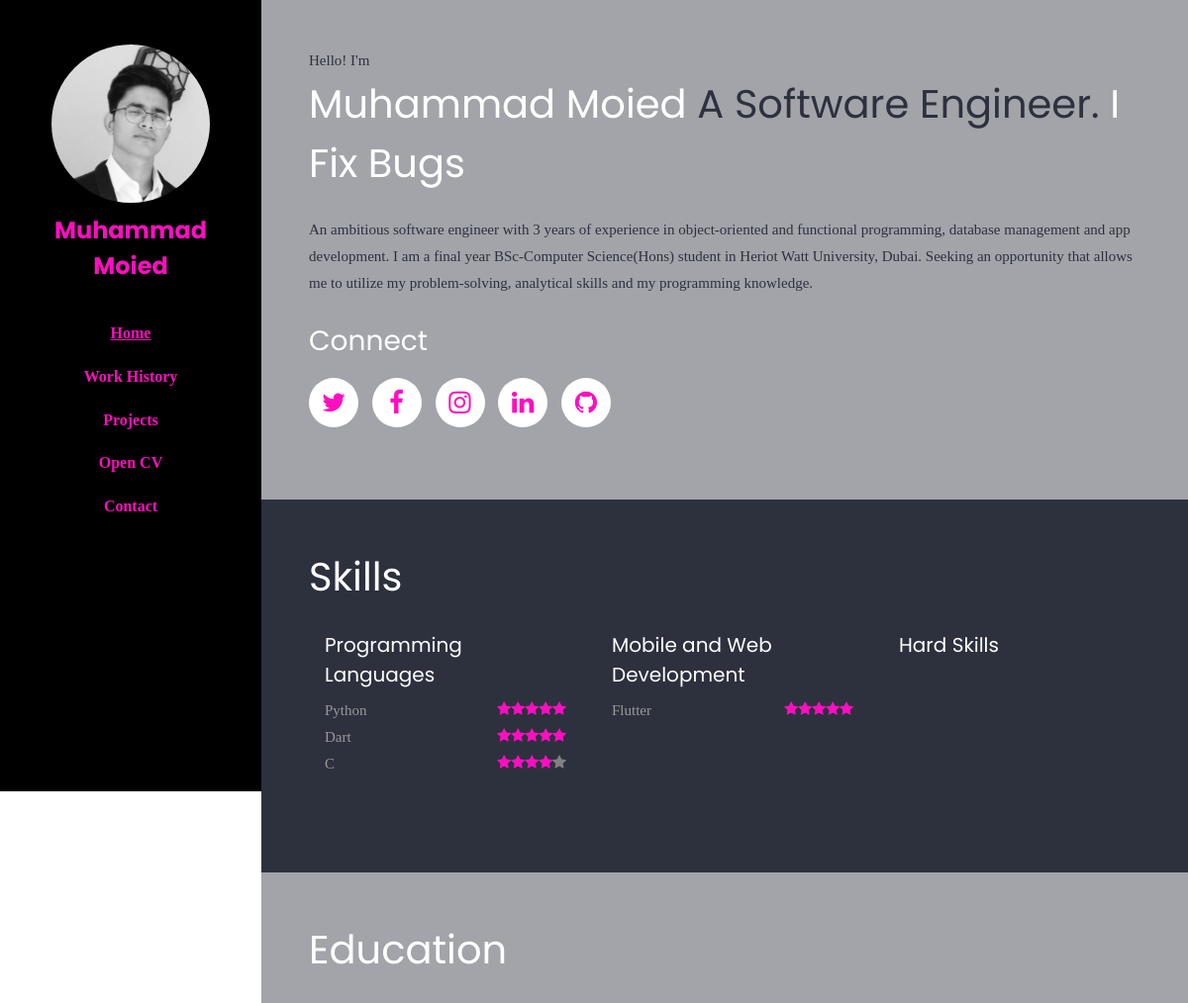
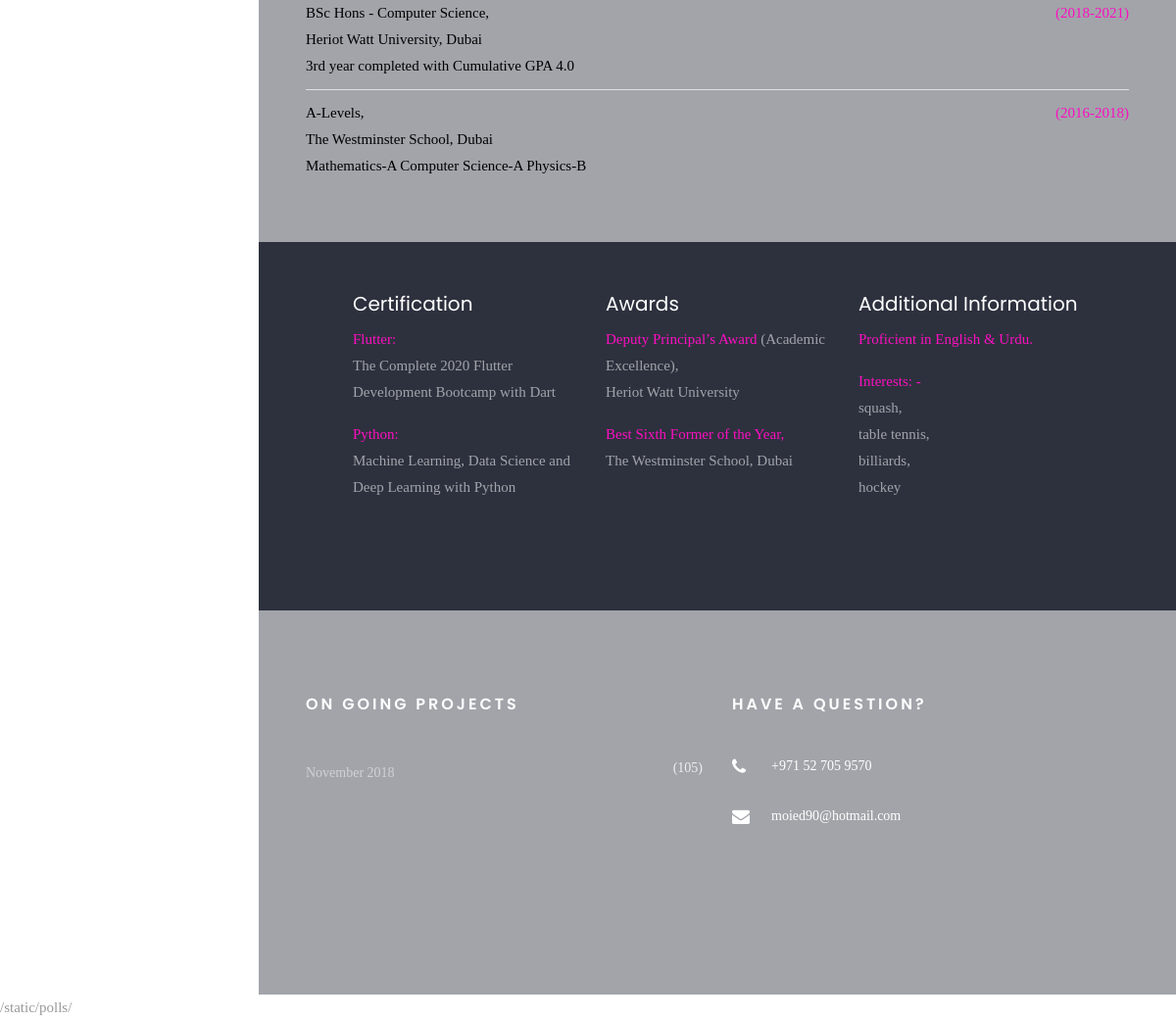
The page / on the database its author committed (2 pictures, top to bottom).
### polls/models.py (models this page shows, shortened)
class skills(models.Model):
    level = models.IntegerField(default=0)
    description = models.CharField(max_length=2000)
    type = models.CharField(
        max_length=40,
        choices=Type.choices , # Cho# ices is a list of Tuple
        default=Type.lang
    )

### polls/views.py (the view)
def index(request):
    work1 = skills.objects.order_by('-level')
    return render(request, 'polls/index.html', {'skills':work1})

### polls/views.py (called while the page is built)
@register.filter
def get_range(value):
    return range(int(value))

@register.filter
def get_rangeq(value):
    return range(5-int(value))

### polls/templates/polls/index.html (shortened to what this page needs)
<!DOCTYPE html>
<html lang="en">
  <head>
	    {% load static %}
    <link rel="stylesheet" href=" {% static 'polls/css/open-iconic-bootstrap.min.css' %} ">
    <link rel="stylesheet" href="{% static 'polls/css/animate.css' %}">
    <link rel="stylesheet" href="{% static 'polls/css/owl.carousel.min.css' %}">
    <link rel="stylesheet" href="{% static 'polls/css/owl.theme.default.min.css' %}">
    <link rel="stylesheet" href="{% static 'polls/css/magnific-popup.css' %}">
    <link rel="stylesheet" href="{% static 'polls/css/aos.css' %}">
    <link rel="stylesheet" href="{% static 'polls/css/ionicons.min.css' %}">
    <link rel="stylesheet" href="{% static 'polls/css/bootstrap-datepicker.css' %}">
    <link rel="stylesheet" href="{% static 'polls/css/jquery.timepicker.css' %}">
    <link rel="stylesheet" href="{% static 'polls/css/icomoon.css' %}">
    <link rel="stylesheet" href="{% static 'polls/css/style.css' %}">
  </head>
  <body>
	<div id="colorlib-page">
		<aside id="colorlib-aside" role="complementary" class="js-fullheight text-center" style="background-color: black;		">
			<h1 id="colorlib-logo"><a href="{% url 'polls:index' %}"><span class="img" style="background-image: url(../../static/polls/images/author-2.jpg);"></span><div style="color: #fc0fc0">Muhammad Moied</div></a></h1>
			<nav id="colorlib-main-menu" role="navigation">
				<ul >
					<li class="colorlib-active"><a href="{% url 'polls:index' %}" style="color: #fc0fc0;text-decoration: underline; ">Home</a></li>
					<li ><a href="{% url 'polls:work' %}" style="color: #fc0fc0">Work History</a></li>
					<li><a href="{% url 'polls:project' %}" style="color: #fc0fc0">Projects</a></li>
					<li><a href="{% static 'polls/Muhammad Moied.pdf' %}" target="_blank"style="color: #fc0fc0" >Open CV</a></li>
					<li><a href="#bottom" style="color: #fc0fc0">Contact</a></li>
				</ul>
			</nav>
		</aside>
		<div id="colorlib-main">
			<section class="ftco-section-no-padding">
				<div class=" text p-3 p-md-5" style="background-color: #A2A4AA;">
							<div class="desc">
								<span class="subheading" style="color: #2D313E">Hello! I'm</span>
								<h1 class="mb-4"><span style="color: white;">Muhammad Moied</span> <span style="color: #2D313E">A Software Engineer.</span> <span  style="color: white">I Fix Bugs</span></h1>
								<p class="mb-4" style="color: #2D313E;font-weight:lighter">An ambitious software engineer with 3 years of experience in object-oriented and functional programming, database
									management and app development. I am a final year BSc-Computer Science(Hons) student in
									Heriot Watt University, Dubai. Seeking an opportunity that allows me to utilize my problem-solving, analytical
									skills and my programming knowledge.</p>
								<h3 class="signature h3" style="color: white">Connect</h3>
								<ul class="ftco-social mt-3">
		              <li class="ftco-animate"><a href="#"><span class="icon-twitter" style="color: #fc0fc0"></span></a></li>
		              <li class="ftco-animate"><a href="#"><span class="icon-facebook"style="color: #fc0fc0"></span></a></li>
		              <li class="ftco-animate"><a href="#"><span class="icon-instagram"style="color: #fc0fc0"></span></a></li>
					  <li class="ftco-animate"><a href="#"><span class="icon-linkedin"style="color: #fc0fc0"></span></a></li>
					  <li class="ftco-animate"><a href="#"><span class="icon-github"style="color: #fc0fc0"></span></a></li>
		            </ul>
	            </div>
						</div>
				<div class=" text p-3 p-md-5" style="background-color: #2D313E;">
							<div class="desc">
								<h1 class="mb-4"><span style="color: white;">Skills</span></h1>
								{% if skills %}
									<div class="row mb-5" >
										<div class="col-md" style=" margin-left: 1rem;" >
										<h5 class="signature h-5" style="color: white">Programming Languages</h5>
										{% for skill in skills%}
											{% if skill.type == 'Language' %}
											{{skill.description}}
											{% for star in skill.level|get_rangeq %}
											 <div class="ftco-animate" style="float: right"><span class="icon-star"style="color: grey"></span></div>
											{% endfor %}
											{% for star in skill.level|get_range %}
											 <div class="ftco-animate" style="float: right"><span class="icon-star"style="color: #fc0fc0"></span></div>
											{% endfor %}
											<br>
											{% endif %}
										{% endfor %}
										</div>
										<div class="col-md" style=" margin-left: 1rem;" >
										<h3 class="signature h5" style="color: white">Mobile and Web Development</h3>
											{% for skill in skills%}
											{% if skill.type == 'Web/ Framework / App' %}
											{{skill.description}}
											{% for star in skill.level|get_range %}
											 <div class="ftco-animate" style="float: right"><span class="icon-star"style="color: #fc0fc0"></span></div>
											{% endfor %}
											<br>
											{% endif %}
										{% endfor %}
										</div>
										<div class="col-md" style=" margin-left: 1rem; ">
											<h3 class="signature h5" style="color: white">Hard Skills</h3>
										</div>
									</div>
								{% else %}
						<p>No skills are available.</p>
					{% endif %}
	            </div>
				</div>
				<div class=" text p-3 p-md-5" style="background-color: #A2A4AA;">
							<div class="desc">
								<h1 class="mb-4"><span style="color: white;">Education</span></h1>
<ul class="list-unstyled categories">
	              	<li><a href="#">BSc Hons - Computer Science,
											<br>
											Heriot Watt University, Dubai
						<br>3rd year completed with Cumulative GPA 4.0<span style="color:#fc0fc0;">(2018-2021)</span></a></li>
	              	<li><a href="#">	A-Levels,
											<br>
											The Westminster School, Dubai<br>Mathematics-A Computer Science-A Physics-B <span style="color:#fc0fc0;">(2016-2018)</span></a></li>
	              </ul>
	            </div>
				</div>
				<div class=" text p-3 p-md-5" style="background-color: #2D313E;">
							<div class="desc">
								 <div class="container px-md-5">
								<div class="row mb-5" >
								  <div class="col-md">
									 <h3 class="signature h5" style="color: white">Certification</h3>
									  <p style="color:#A2A4AA "><span style="color:#fc0fc0 ">Flutter:</span> <br>The Complete 2020 Flutter Development Bootcamp with Dart </p>
									  <p style="color:#A2A4AA "><span style="color:#fc0fc0 ">Python:</span>  <br>Machine Learning, Data Science and Deep Learning with Python  </p>
								  </div>
									<div class="col-md">
										<h3 class="signature h5" style="color: white">Awards</h3>
										<p style="color:#A2A4AA "><span style="color:#fc0fc0 ">Deputy Principal’s Award</span> (Academic Excellence), <br>Heriot Watt University</p>
										<p style="color:#A2A4AA "><span style="color:#fc0fc0 ">Best Sixth Former of the Year,</span> <br>The Westminster School, Dubai</p>
								  </div>
									<div class="col-md">
										<h3 class="signature h5" style="color: white">Additional Information</h3>
										<p style="color:#A2A4AA "> <span style="color:#fc0fc0 ">Proficient in English & Urdu.</span></p>
										<p style="color:#A2A4AA "> <span style="color:#fc0fc0 ">Interests: -</span> <br>squash, <br>table tennis,<br>billiards, <br>hockey</p>
								  </div>
								</div>
								</div>
	            </div>
				</div>
			</section>
	    <footer class="ftco-footer ftco-bg-dark ftco-section" id="bottom" style="background-color:#A2A4AA;">
	      <div class="container px-md-5">
	        <div class="row mb-5" >
	          <div class="col-md">
	             <div class="ftco-footer-widget mb-4">
	              <h2 class="ftco-heading-2">On Going Projects</h2>
	              <ul class="list-unstyled categories">
	              	<li><a href="#">November 2018 <span>(105)</span></a></li>
	              </ul>
	            </div>
	          </div>
	          <div class="col-md">
	            <div class="ftco-footer-widget mb-4">
	            	<h2 class="ftco-heading-2">Have a Question?</h2>
	            	<div class="block-23 mb-3">
		              <ul>
					<li><a href="#"><span class="icon icon-phone"></span><span class="text">+971 52 705 9570</span></a></li>
		                <li><a href="#"><span class="icon icon-envelope"></span><span class="text">moied90@hotmail.com</span></a></li>
		              </ul>
		            </div>
	            </div>
	          </div>
	        </div>
	        <div class="row">
	          <div class="col-md-12">
    </div>
	        </div>
	      </div>
	    </footer>
		</div>
	</div>
{% static 'polls/' %}
  </body>
</html>

### polls/static/polls/css/icomoon.css (style rules this page uses)
[class^="icon-"], [class*=" icon-"] { font-family: 'icomoon' !important; speak: none; font-style: normal; font-weight: normal; font-variant: normal; text-transform: none; line-height: 1; -webkit-font-smoothing: antialiased; -moz-osx-font-smoothing: grayscale; }
.icon-star:before { content: "\f005"; }
.icon-phone:before { content: "\f095"; }
.icon-twitter:before { content: "\f099"; }
.icon-facebook:before { content: "\f09a"; }
.icon-github:before { content: "\f09b"; }
.icon-envelope:before { content: "\f0e0"; }
.icon-linkedin:before { content: "\f0e1"; }
.icon-instagram:before { content: "\f16d"; }

### rows shown on the page
skills: description "Python", level 5 (drawn)
skills: description "Dart", level 5 (drawn)
skills: description "C", type "Language" (drawn)
skills: description "Flutter", level 5 (drawn)
